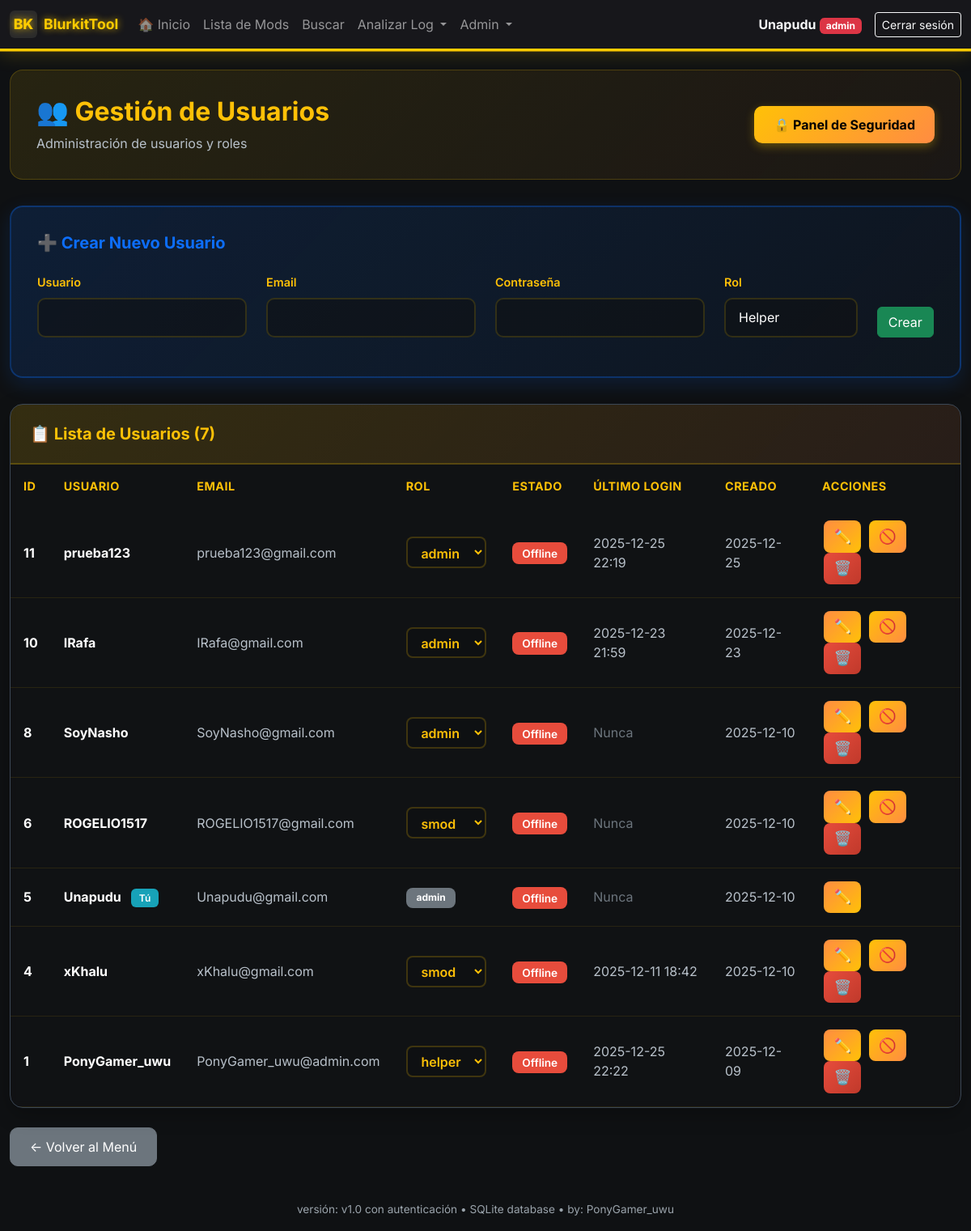
Page /admin/users (signed in) on the earlier database version.
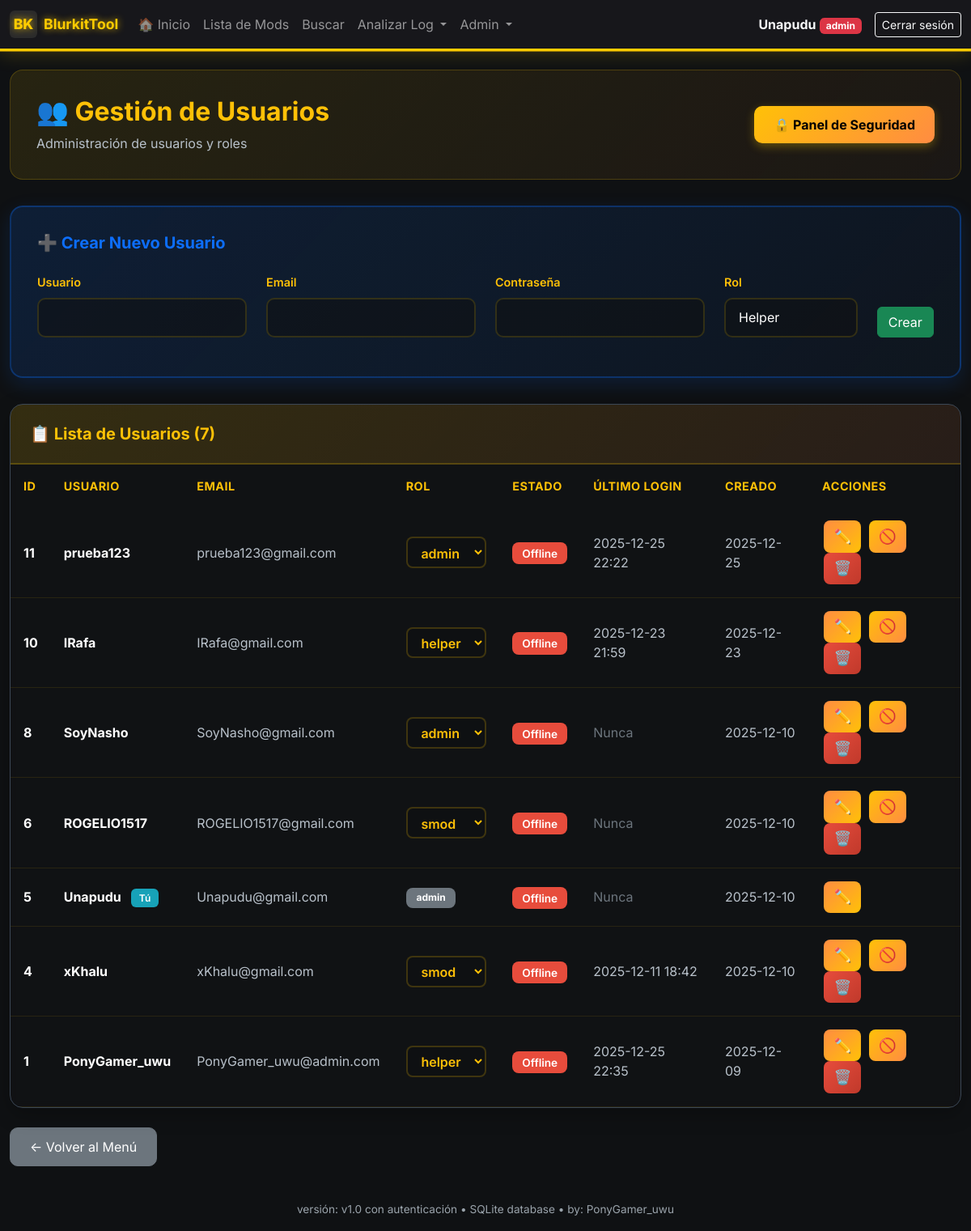
Same page on the later database version.
### models.py (models this page shows, shortened)
class User(UserMixin, db.Model):
    __tablename__ = 'users'
    id = db.Column(db.Integer, primary_key=True)
    username = db.Column(db.String(80), unique=True, nullable=False, index=True)
    email = db.Column(db.String(120), unique=True, nullable=False, index=True)
    password_hash = db.Column(db.String(255), nullable=False)
    role = db.Column(db.String(20), nullable=False, default='helper')  # helper, mod, smod, admin
    is_active = db.Column(db.Boolean, default=True, nullable=False)
    created_at = db.Column(db.DateTime, default=datetime.utcnow, nullable=False)
    last_login = db.Column(db.DateTime)
    def has_role(self, *roles):
        return self.role in roles
    def is_admin(self):
        return self.role == 'admin'

### app.py (the view)
@app.route('/admin/users')
@smod_required
def admin_users():
    users = User.query.order_by(User.created_at.desc()).all()
    now = time()
    users_with_status = []
    for user in users:
        last_seen = online_users.get(user.username)
        is_online = last_seen is not None and (now - last_seen) < ONLINE_TIMEOUT
        users_with_status.append((user, is_online))
    return render_template('admin_users.html', users=users_with_status)

### app.py (called while the page is built)
@login_manager.user_loader
def load_user(user_id):
    try:
        return db.session.get(User, int(user_id))
    except:
        return None

@app.before_request
def restore_session_history():
    if current_user.is_authenticated:
        user_key = current_user.username
        if 'logs_history' in session and user_key not in logs_history:
            logs_history[user_key] = session.get('logs_history', [])
        session.permanent = True

@app.before_request
def force_logout_on_render():
    if os.environ.get('FLASK_ENV') == 'production' and not logout_flag['done']:
        if request.endpoint and not request.endpoint.startswith(('login', 'static', 'auth', 'admin_create_user')) and current_user.is_authenticated:
            logout_flag['done'] = True  # Mover antes del redirect para evitar doble logout
            session.clear()
            logout_user()
            flash('Por seguridad, vuelve a iniciar sesión.', 'info')
            return redirect(url_for('login'))

@app.after_request
def set_security_headers(response):
    response.headers['X-Frame-Options'] = 'SAMEORIGIN'
    response.headers['X-Content-Type-Options'] = 'nosniff'
    response.headers['X-XSS-Protection'] = '1; mode=block'
    response.headers['Referrer-Policy'] = 'strict-origin-when-cross-origin'
    if os.environ.get('FLASK_ENV') == 'production':
        response.headers['Content-Security-Policy'] = "default-src 'self'; script-src 'self' 'unsafe-inline' https://cdn.jsdelivr.net; style-src 'self' 'unsafe-inline' https://cdn.jsdelivr.net; img-src 'self' data:; font-src 'self' https://cdn.jsdelivr.net"
    return response

### auth.py (called while the page is built)
def roles_required(*roles):
    def decorator(f):
        @wraps(f)
        def decorated_function(*args, **kwargs):
            if not current_user.is_authenticated:
                flash('Por favor inicia sesión para acceder a esta página.', 'warning')
                return redirect(url_for('login'))
            if not current_user.has_role(*roles):
                abort(403)
            return f(*args, **kwargs)
        return decorated_function
    return decorator

### templates/admin_users.html (shortened to what this page needs)
{% extends "base.html" %}
{% block content %}
<div class="container-main mt-4">
    <div class="admin-header">
        <div class="d-flex justify-content-between align-items-center">
            <div>
                <h2>👥 Gestión de Usuarios</h2>
                <p>Administración de usuarios y roles</p>
            </div>
            {% if current_user.is_admin() %}
            <a href="{{ url_for('admin_security') }}" class="btn btn-security">
                🔒 Panel de Seguridad
            </a>
            {% endif %}
        </div>
    </div>
    <div class="create-user-card">
        <h5>➕ Crear Nuevo Usuario</h5>
        <div>
            <form method="POST" action="{{ url_for('admin_create_user') }}">
                <div class="row">
                    <div class="col-md-3">
                        <div class="mb-3">
                            <label for="username" class="form-label">Usuario</label>
                            <input type="text" class="form-control" id="username" name="username" required>
                        </div>
                    </div>
                    <div class="col-md-3">
                        <div class="mb-3">
                            <label for="email" class="form-label">Email</label>
                            <input type="email" class="form-control" id="email" name="email" required>
                        </div>
                    </div>
                    <div class="col-md-3">
                        <div class="mb-3">
                            <label for="password" class="form-label">Contraseña</label>
                            <input type="password" class="form-control" id="password" name="password" required>
                        </div>
                    </div>
                    <div class="col-md-2">
                        <div class="mb-3">
                            <label for="role" class="form-label">Rol</label>
                            <select class="form-select" id="role" name="role" required>
                                <option value="helper">Helper</option>
                            </select>
                        </div>
                    </div>
                    <div class="col-md-1 d-flex align-items-end">
                        <button type="submit" class="btn btn-success w-100 mb-3">Crear</button>
                    </div>
                </div>
            </form>
        </div>
    </div>
    <div class="users-table-card">
        <div class="users-table-header">
            <h5>📋 Lista de Usuarios ({{ users|length }})</h5>
        </div>
        <div class="table-responsive">
            <table class="table mb-0">
                <thead>
                    <tr>
                        <th>ID</th>
                        <th>Usuario</th>
                        <th>Email</th>
                        <th>Rol</th>
                        <th>Estado</th>
                        <th>Último login</th>
                        <th>Creado</th>
                        <th>Acciones</th>
                    </tr>
                </thead>
                <tbody>
                        {% for item in users %}
                        {% if item is iterable and item|length == 2 %}
                            {% set user = item[0] %}
                            {% set is_online = item[1] %}
                        {% else %}
                            {% set user = item %}
                            {% set is_online = false %}
                        {% endif %}
                        <tr {% if not user.is_active %}style="opacity: 0.6;"{% endif %}>
                            <td><strong style="color: #ffffff;">{{ user.id }}</strong></td>
                            <td>
                                <strong style="color: #ffffff;">{{ user.username }}</strong>
                                {% if user.id == current_user.id %}
                                <span class="badge-you">Tú</span>
                                {% endif %}
                            </td>
                            <td style="color: #b8c1ca;">{{ user.email }}</td>
                            <td>
                                {% if user.id == current_user.id %}
                                <span class="badge bg-secondary" style="padding: 0.4rem 0.8rem; border-radius: 8px;">{{ user.role }}</span>
                                {% else %}
                                <form method="POST" action="{{ url_for('admin_change_role', user_id=user.id) }}" class="d-inline">
                                    <select name="role" class="form-select-role" onchange="this.form.submit()">
                                        <option value="helper" {% if user.role == 'helper' %}selected{% endif %}>helper</option>
                                        <option value="smod" {% if user.role == 'smod' %}selected{% endif %}>smod</option>
                                        <option value="admin" {% if user.role == 'admin' %}selected{% endif %}>admin</option>
                                    </select>
                                </form>
                                {% endif %}
                            </td>
                            <td>
                                {% if is_online %}
                                <span class="badge-active" style="background-color: #28a745;">🟢 Online</span>
                                {% elif user.is_active %}
                                <span class="badge-inactive">Offline</span>
                                {% else %}
                                <span class="badge-inactive">Inactivo</span>
                                {% endif %}
                            </td>
                            <td style="color: #b8c1ca;">
                                {% if user.last_login %}
                                {{ user.last_login.strftime('%Y-%m-%d %H:%M') }}
                                {% else %}
                                <span style="color: #6c757d;">Nunca</span>
                                {% endif %}
                            </td>
                            <td style="color: #b8c1ca;">{{ user.created_at.strftime('%Y-%m-%d') }}</td>
                            <td>
                                <button type="button" class="btn btn-action btn-edit" title="Editar"
                                        data-bs-toggle="modal" data-bs-target="#editModal{{ user.id }}">
                                    ✏️
                                </button>
                                {% if user.id != current_user.id %}
                                <form method="POST" action="{{ url_for('admin_toggle_user', user_id=user.id) }}" class="d-inline">
                                    {% if user.is_active %}
                                    <button type="submit" class="btn btn-action btn-kick" title="Kick (desactivar)">
                                        🚫
                                    </button>
                                    {% else %}
                                    <button type="submit" class="btn btn-action btn-activate" title="Activar">
                                        ✓
                                    </button>
                                    {% endif %}
                                </form>
                                <form method="POST" action="{{ url_for('admin_delete_user', user_id=user.id) }}" class="d-inline"
                                      onsubmit="return confirm('¿Banear y eliminar usuario {{ user.username }}?')">
                                    <button type="submit" class="btn btn-action btn-delete" title="Ban (eliminar)">
                                        🗑️
                                    </button>
                                </form>
                                {% endif %}
                            </td>
                        </tr>
                        {% endfor %}
                    </tbody>
                </table>
            </div>
        </div>
    </div>
    <div class="mt-4">
        <a href="{{ url_for('menu') }}" class="btn btn-secondary" style="border-radius: 10px; padding: 0.7rem 1.5rem;">← Volver al Menú</a>
    </div>
{% endblock %}

### templates/base.html (shortened to what this page needs)
<!doctype html>
<html lang="es">
  <head>
    <link href="https://cdn.jsdelivr.net/npm/bootstrap@5.3.2/dist/css/bootstrap.min.css" rel="stylesheet">
    <link rel="stylesheet" href="{{ url_for('static', filename='style.css') }}">
  </head>
  <body>
    <nav class="navbar navbar-expand-lg navbar-dark">
      <div class="container container-main">
        <a class="navbar-brand d-flex align-items-center" href="{{ url_for('menu') if current_user.is_authenticated else url_for('home') }}">
          <div style="width:34px;height:34px;background:#2b2b2b;border-radius:6px;display:flex;align-items:center;justify-content:center;margin-right:8px;font-weight:800;color:var(--accent)">BK</div>
          <div>
            BlurkitTool
          </div>
        </a>
        {% if current_user.is_authenticated %}
        <div class="collapse navbar-collapse" id="navbarNav">
          <ul class="navbar-nav me-auto">
            <li class="nav-item">
              <a class="nav-link" href="{{ url_for('home') }}">🏠 Inicio</a>
            </li>
            {% if request.endpoint != 'menu' %}
            <li class="nav-item">
              <a class="nav-link" href="{{ url_for('index') }}">Lista de Mods</a>
            </li>
            <li class="nav-item">
              <a class="nav-link" href="{{ url_for('search') }}">Buscar</a>
            </li>
            <li class="nav-item dropdown">
              <a class="nav-link dropdown-toggle" href="#" id="analyzeDropdown" role="button" data-bs-toggle="dropdown">
                Analizar Log
              </a>
            </li>
            {% if current_user.is_admin() %}
            <li class="nav-item dropdown">
              <a class="nav-link dropdown-toggle" href="#" id="adminDropdown" role="button" data-bs-toggle="dropdown">
                Admin
              </a>
            </li>
            {% endif %}
            {% endif %}
          </ul>
          <div class="d-flex align-items-center ms-auto">
            <span class="text-light me-3">
              <strong>{{ current_user.username }}</strong>
              <span class="badge
                {% if current_user.role == 'admin' %}bg-danger
                {% elif current_user.role == 'smod' %}bg-primary
                {% elif current_user.role == 'mod' %}bg-success
                {% else %}bg-info{% endif %}">
                {{ current_user.role }}
              </span>
            </span>
            <a class="btn btn-sm btn-outline-light" href="{{ url_for('logout') }}">Cerrar sesión</a>
          </div>
        </div>
        {% endif %}
      </div>
    </nav>
    <main class="container container-main my-4">
      {% block content %}{% endblock %}
    </main>
    <footer class="container container-main text-center py-3">
      <span class="footer-note">versión: v1.0 con autenticación • SQLite database • by: PonyGamer_uwu</span>
    </footer>
  </body>
</html>

### static/style.css (style rules this page uses)
:root { --bg:#0f1113; --panel:#17181a; --muted:#9aa3ab; --accent:#ffcc00; --good:#2ecc71; --bad:#e74c3c; --card-border: rgba(255,255,255,0.04); --scroll-track: #0f1113; --scroll-thumb: #5a5f66; }
body { background: var(--bg); color: #e6eef3; font-family: 'Inter', system-ui, -apple-system, 'Segoe UI', Roboto, 'Helvetica Neue', Arial; }
* { scrollbar-width: thin; scrollbar-color: var(--scroll-thumb) var(--scroll-track); }
.navbar-brand { font-weight:700; font-size:1.1rem; color: #ffcc00 !important; text-shadow: 0 0 8px #ffcc00cc; }
.navbar { background: rgba(24, 24, 28, 0.98) !important; box-shadow: 0 4px 24px 0 #ffcc0033, 0 1.5px 0 #ffcc00; border-bottom: 2px solid #ffcc00; z-index: 1002; position: relative; }
.container-main { max-width:1500px; margin:0 auto; }
.footer-note { color:var(--muted); font-size:0.85rem; }

### templates/base.html (style rules this page uses)
.table { --bs-table-bg: transparent; --bs-table-border-color: rgba(255, 204, 0, 0.1); }
.table>:not(caption)>*>* { background-color: transparent !important; box-shadow: none !important; }
.table-responsive { background: transparent; }

Differences in the rows shown:
changed User "prueba123": last_login "2025-12-25 22:19" → "2025-12-25 22:22"
changed User "IRafa": role "admin" → "helper"
changed User "PonyGamer_uwu": last_login "2025-12-25 22:22" → "2025-12-25 22:35"
